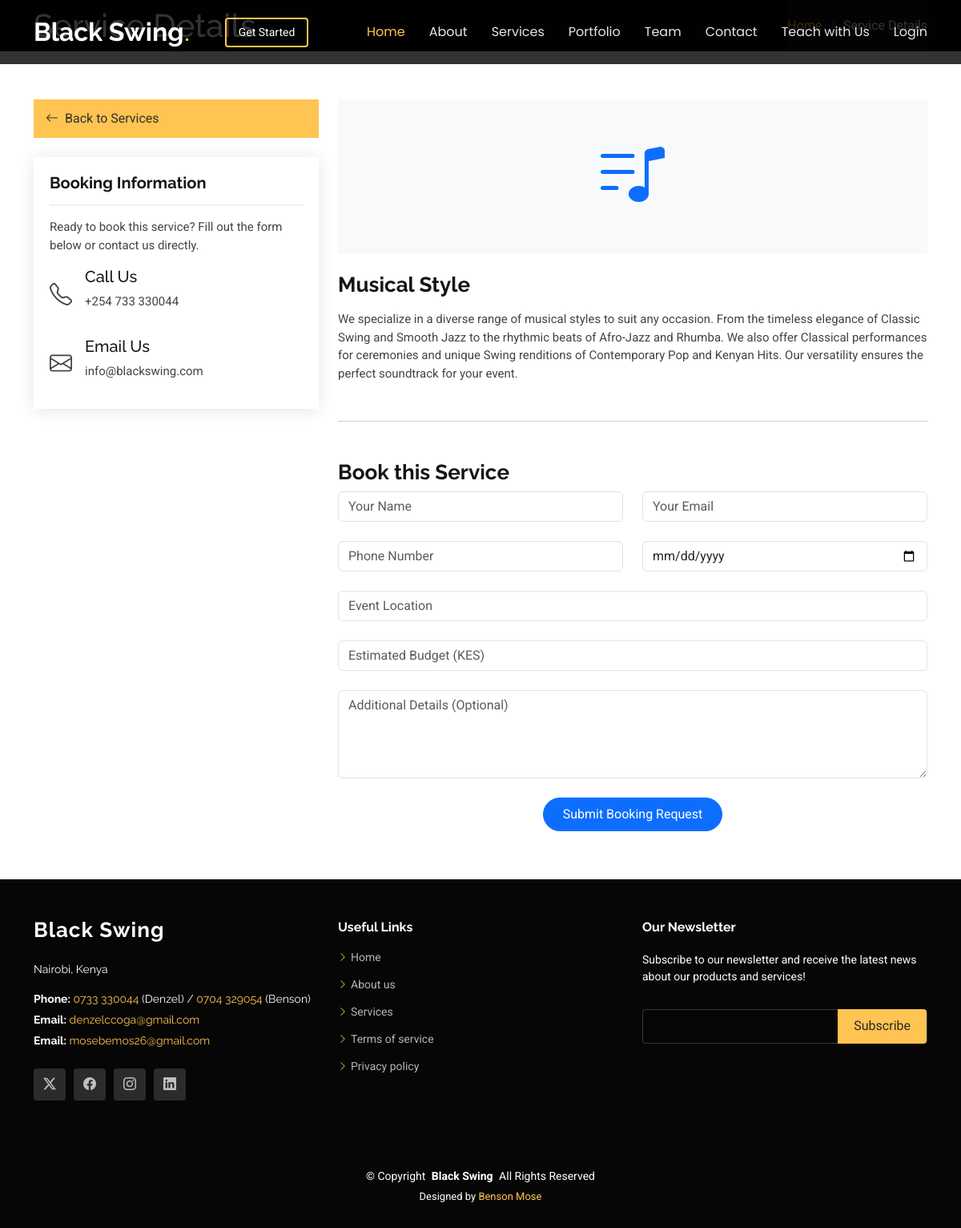
/service/musical-style/, run on the app's committed database.
### core/models.py (models this page shows, shortened)
class Service(models.Model):
    title = models.CharField(max_length=255)
    slug = models.SlugField(unique=True, blank=True)
    icon = models.CharField(max_length=100, help_text="Bootstrap icon class")
    short_description = models.TextField()
    detailed_description = models.TextField()
    image = models.ImageField(upload_to='services/', blank=True, null=True)

### core/views.py (the view)
# urls.py: path('service/<slug:slug>/', views.service_details, name='service_details'),
def service_details(request, slug):
    service = get_object_or_404(Service, slug=slug)
    if request.method == 'POST':
        form = ServiceBookingForm(request.POST)
        if form.is_valid():
            booking = form.save(commit=False)
            booking.service = service
            booking.save()
            messages.success(request, f'Booking request for {service.title} sent successfully! We will contact you soon.')
            return redirect('service_details', slug=slug)
    else:
        form = ServiceBookingForm()
    return render(request, 'core/service_details.html', {
        'service': service,
        'form': form
    })

### core/forms.py
class ServiceBookingForm(forms.ModelForm):
    class Meta:
        model = ServiceBooking
        fields = ['client_name', 'email', 'phone', 'event_date', 'location', 'projected_cost', 'message']
        widgets = {
            'client_name': forms.TextInput(attrs={'class': 'form-control', 'placeholder': 'Your Name'}),
            'email': forms.EmailInput(attrs={'class': 'form-control', 'placeholder': 'Your Email'}),
            'phone': forms.TextInput(attrs={'class': 'form-control', 'placeholder': 'Phone Number'}),
            'event_date': forms.DateInput(attrs={'class': 'form-control', 'type': 'date'}),
            'location': forms.TextInput(attrs={'class': 'form-control', 'placeholder': 'Event Location'}),
            'projected_cost': forms.NumberInput(attrs={'class': 'form-control', 'placeholder': 'Estimated Budget (KES)'}),
            'message': forms.Textarea(attrs={'class': 'form-control', 'rows': 4, 'placeholder': 'Additional Details (Optional)'}),
        }

### core/context_processors.py (called while the page is built)
def unread_messages_count(request):
    if request.user.is_authenticated and request.user.is_superuser:
        messages_count = ContactMessage.objects.filter(is_read=False).count()
        bookings_count = ServiceBooking.objects.filter(is_read=False).count()
        return {'unread_messages_count': messages_count + bookings_count}
    return {}

### templates/core/service_details.html (shortened to what this page needs)
{% extends 'base.html' %}
{% load static %}
{% block content %}
<main class="main">
    <div class="page-title dark-background">
        <div class="container d-lg-flex justify-content-between align-items-center">
            <h1 class="mb-2 mb-lg-0">Service Details</h1>
            <nav class="breadcrumbs">
                <ol>
                    <li><a href="{% url 'index' %}">Home</a></li>
                    <li class="current">Service Details</li>
                </ol>
            </nav>
        </div>
    </div>
    <section id="service-details" class="service-details section">
        <div class="container">
            <div class="row gy-4">
                <div class="col-lg-4" data-aos="fade-up" data-aos-delay="100">
                    <div class="services-list">
                        <a href="{% url 'index' %}#services" class="active"><i class="bi bi-arrow-left"></i> Back to
                            Services</a>
                    </div>
                    <div class="service-box mt-4">
                        <h4>Booking Information</h4>
                        <p>Ready to book this service? Fill out the form below or contact us directly.</p>
                        <div class="d-flex align-items-center mt-3">
                            <i class="bi bi-telephone flex-shrink-0 me-3 fs-3"></i>
                            <div>
                                <h5>Call Us</h5>
                                <p>+254 733 330044</p>
                            </div>
                        </div>
                        <div class="d-flex align-items-center mt-3">
                            <i class="bi bi-envelope flex-shrink-0 me-3 fs-3"></i>
                            <div>
                                <h5>Email Us</h5>
                                <p>info@blackswing.com</p>
                            </div>
                        </div>
                    </div>
                </div>
                <div class="col-lg-8" data-aos="fade-up" data-aos-delay="200">
                    {% if service.image %}
                    <img src="{{ service.image.url }}" alt="{{ service.title }}" class="img-fluid services-img">
                    {% else %}
                    <div class="service-icon-large text-center py-5 bg-light mb-4">
                        <i class="{{ service.icon }} display-1 text-primary"></i>
                    </div>
                    {% endif %}
                    <h3>{{ service.title }}</h3>
                    <p>
                        {{ service.detailed_description|linebreaks }}
                    </p>
                    <hr class="my-5">
                    <div class="booking-form-container">
                        <h3>Book this Service</h3>
                        <form method="post" class="" data-aos="fade-up" data-aos-delay="200">
                            <div class="row gy-4">
                                <div class="col-md-6">
                                    {{ form.client_name }}
                                </div>
                                <div class="col-md-6">
                                    {{ form.email }}
                                </div>
                                <div class="col-md-6">
                                    {{ form.phone }}
                                </div>
                                <div class="col-md-6">
                                    {{ form.event_date }}
                                </div>
                                <div class="col-md-12">
                                    {{ form.location }}
                                </div>
                                <div class="col-md-12">
                                    {{ form.projected_cost }}
                                </div>
                                <div class="col-md-12">
                                    {{ form.message }}
                                </div>
                                <div class="col-md-12 text-center">
                                    <button type="submit" class="btn btn-primary rounded-pill px-4 py-2">Submit Booking
                                        Request</button>
                                </div>
                            </div>
                        </form>
                    </div>
                </div>
            </div>
        </div>
    </section>
</main>
{% endblock %}

### static/css/main.css (style rules this page uses)
:root { --default-font: "Roboto", system-ui, -apple-system, "Segoe UI", Roboto, "Helvetica Neue", Arial, "Noto Sans", "Liberation Sans", sans-serif, "Apple Color Emoji", "Segoe UI Emoji", "Segoe UI Symbol", "Noto Color Emoji"; --heading-font: "Raleway", sans-serif; --nav-font: "Poppins", sans-serif; }
:root { --background-color: #ffffff; --default-color: #444444; --heading-color: #151515; --accent-color: #ffc451; --surface-color: #ffffff; --contrast-color: #312f2f; }
:root { --nav-color: rgba(255, 255, 255, 0.905); --nav-hover-color: #ffc451; --nav-mobile-background-color: #ffffff; --nav-dropdown-background-color: #ffffff; --nav-dropdown-color: #212529; --nav-dropdown-hover-color: #ffc451; }
.dark-background { --background-color: #060606; --default-color: #ffffff; --heading-color: #ffffff; --surface-color: #252525; --contrast-color: #2a2727; }
:root { scroll-behavior: smooth; }
body { color: var(--default-color); background-color: var(--background-color); font-family: var(--default-font); }
a { color: var(--accent-color); text-decoration: none; transition: 0.3s; }
h1, h2, h3, h4, h5, h6 { color: var(--heading-color); font-family: var(--heading-font); }
.page-title { color: var(--default-color); background-color: var(--background-color); position: relative; }
.page-title nav { background-color: color-mix(in srgb, var(--default-color), transparent 95%); padding: 20px 0; }
.page-title nav ol { display: flex; flex-wrap: wrap; list-style: none; margin: 0; padding: 0; font-size: 16px; font-weight: 400; }
.page-title nav ol li+li { padding-left: 10px; }
.page-title nav ol li+li::before { content: "/"; display: inline-block; padding-right: 10px; color: color-mix(in srgb, var(--default-color), transparent 70%); }
section, .section { color: var(--default-color); background-color: var(--background-color); padding: 60px 0; scroll-margin-top: 80px; overflow: clip; }
.service-details .service-box { background-color: var(--surface-color); padding: 20px; box-shadow: 0px 2px 20px rgba(0, 0, 0, 0.1); }
.service-details .service-box h4 { font-size: 20px; font-weight: 700; border-bottom: 2px solid color-mix(in srgb, var(--default-color), transparent 92%); padding-bottom: 15px; margin-bottom: 15px; }
.service-details .services-list { background-color: var(--surface-color); }
.service-details .services-list a { color: color-mix(in srgb, var(--default-color), transparent 20%); background-color: color-mix(in srgb, var(--default-color), transparent 96%); display: flex; align-items: center; padding: 12px 15px; margin-top: 15px; transition: 0.3s; }
.service-details .services-list a:first-child { margin-top: 0; }
.service-details .services-list a i { font-size: 16px; margin-right: 8px; color: var(--accent-color); }
.service-details .services-list a.active { color: var(--contrast-color); background-color: var(--accent-color); }
.service-details .services-list a.active i { color: var(--contrast-color); }
.service-details h3 { font-size: 26px; font-weight: 700; }
.service-details p { font-size: 15px; }

### data on the page
Service: title "Musical Style", detailed_description "We specialize in a diverse range of musical styles to suit any occasion. From the timeless elegance of Classic Swing and Smooth Jazz to the rhythmic beats of Afro-Jazz and Rhumba. We also offer Classical performances for ceremonies and unique Swing renditions of Contemporary Pop and Kenyan Hits. Our versatility ensures the perfect soundtrack for your event."
